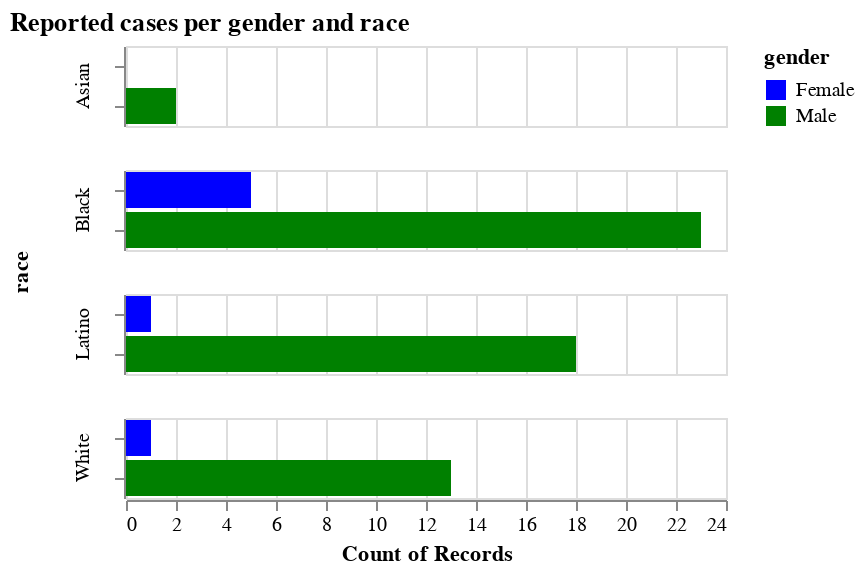

Notebook source saved alongside this figure:
### Code cell
source = data.la_riots()


alt.Chart(source).mark_bar().encode(
    x='count():N',
    y=alt.Y('gender:N', axis = alt.Axis(title='', labels=False)),
    color=alt.Color('gender',
                   scale=alt.Scale(
            domain=["Female", "Male"],
            range=['blue', 'green'])),
    row='race:O'
).properties(title = 'Reported cases per gender and race')

### Figure 1 — Vega-Lite specification as saved in the notebook (floating-point values rounded to 4 significant figures)
{"config": {"view": {"continuousWidth": 300, "continuousHeight": 300}}, "data": {"name": "data-57bb146fb828e9764ff2cfa645d3f11a"}, "mark": {"type": "bar"}, "encoding": {"color": {"field": "gender", "scale": {"domain": ["Female", "Male"], "range": ["blue", "green"]}, "type": "nominal"}, "row": {"field": "race", "type": "ordinal"}, "x": {"aggregate": "count", "type": "nominal"}, "y": {"axis": {"labels": false, "title": ""}, "field": "gender", "type": "nominal"}}, "title": "Reported cases per gender and race", "$schema": "https://vega.github.io/schema/vega-lite/v5.8.0.json", "datasets": {"data-57bb146fb828e9764ff2cfa645d3f11a": [{"first_name": "Cesar A.", "last_name": "Aguilar", "age": 18.0, "gender": "Male", "race": "Latino", "death_date": "1992-04-30T00:00:00", "address": "2009 W. 6th St.", "neighborhood": "Westlake", "type": "Officer-involved shooting", "longitude": -118.3, "latitude": 34.06}, {"first_name": "George", "last_name": "Alvarez", "age": 42.0, "gender": "Male", "race": "Latino", "death_date": "1992-05-01T00:00:00", "address": "Main & College streets", "neighborhood": "Chinatown", "type": "Not riot-related", "longitude": -118.2, "latitude": 34.06}, {"first_name": "Wilson", "last_name": "Alvarez", "age": 40.0, "gender": "Male", "race": "Latino", "death_date": "1992-05-23T00:00:00", "address": "3100 Rosecrans Ave.", "neighborhood": "Hawthorne", "type": "Homicide", "longitude": -118.3, "latitude": 33.9}, {"first_name": "Brian E.", "last_name": "Andrew", "age": 30.0, "gender": "Male", "race": "Black", "death_date": "1992-04-30T00:00:00", "address": "Rosecrans & Chester avenues", "neighborhood": "Compton", "type": "Officer-involved shooting", "longitude": -118.2, "latitude": 33.9}, {"first_name": "Vivian", "last_name": "Austin", "age": 87.0, "gender": "Female", "race": "Black", "death_date": "1992-05-03T00:00:00", "address": "1600 W. 60th St.", "neighborhood": "Harvard Park", "type": "Death", "longitude": -118.3, "latitude": 33.99}, {"first_name": "Franklin", "last_name": "Benavidez", "age": 27.0, "gender": "Male", "race": "Latino", "death_date": "1992-04-30T00:00:00", "address": "4404 S. Western Ave.", "neighborhood": "Vermont Square", "type": "Officer-involved shooting", "longitude": -118.3, "latitude": 34.0}, {"first_name": "Carol", "last_name": "Benson", "age": 42.0, "gender": "Female", "race": "Black", "death_date": "1992-05-02T00:00:00", "address": "Harbor Freeway near Slauson Avenue", "neighborhood": "South Park", "type": "Death", "longitude": -118.3, "latitude": 33.99}, {"first_name": "Patrick", "last_name": "Bettan", "age": 30.0, "gender": "Male", "race": "White", "death_date": "1992-04-30T00:00:00", "address": "2740 W. Olympic Blvd.", "neighborhood": "Koreatown", "type": "Homicide", "longitude": -118.3, "latitude": 34.05}, {"first_name": "Hector", "last_name": "Castro", "age": 49.0, "gender": "Male", "race": "Latino", "death_date": "1992-04-30T00:00:00", "address": "Vermont & Leeward avenues", "neighborhood": "Koreatown", "type": "Homicide", "longitude": -118.3, "latitude": 34.06}, {"first_name": "Jerel L.", "last_name": "Channell", "age": 26.0, "gender": "Male", "race": "Black", "death_date": "1992-04-30T00:00:00", "address": "Santa Monica Boulevard & Seward Street", "neighborhood": "Hollywood", "type": "Death", "longitude": -118.3, "latitude": 34.09}, {"first_name": "Gregory", "last_name": "Davis Jr.", "age": 15.0, "gender": "Male", "race": "Black", "death_date": "1992-04-30T00:00:00", "address": "Vermont Avenue & 43rd Street", "neighborhood": "Vermont Square", "type": "Homicide", "longitude": -118.3, "latitude": 34.01}, {"first_name": "John", "last_name": "Doe #80", "age": null, "gender": "Male", "race": "White", "death_date": "1992-05-02T00:00:00", "address": "5800 block of South Vermont Avenue", "neighborhood": "Vermont-Slauson", "type": "Homicide", "longitude": -118.3, "latitude": 33.99}, {"first_name": "Harry", "last_name": "Doller", "age": 56.0, "gender": "Male", "race": "White", "death_date": "1992-05-01T00:00:00", "address": "3500 block of Winslow Drive", "neighborhood": "Silver Lake", "type": "Not riot-related", "longitude": -118.3, "latitude": 34.09}, {"first_name": "Kevin J.", "last_name": "Edwards", "age": 35.0, "gender": "Male", "race": "Black", "death_date": "1992-04-30T00:00:00", "address": "614 S. Locust Ave.", "neighborhood": "Compton", "type": "Not riot-related", "longitude": -118.2, "latitude": 33.89}, {"first_name": "Howard", "last_name": "Epstein", "age": 45.0, "gender": "Male", "race": "White", "death_date": "1992-04-30T00:00:00", "address": "Slauson & 7th avenues", "neighborhood": "Hyde Park", "type": "Homicide", "longitude": -118.3, "latitude": 33.99}, {"first_name": "Juana", "last_name": "Espinosa", "age": 65.0, "gender": "Female", "race": "Latino", "death_date": "1992-05-02T00:00:00", "address": "7608 S. Compton Ave.", "neighborhood": "Compton", "type": "Homicide", "longitude": -118.2, "latitude": 33.92}, {"first_name": "Kevin A.", "last_name": "Evanahen", "age": 24.0, "gender": "Male", "race": "White", "death_date": "1992-05-01T00:00:00", "address": "Braddock Drive & Inglewood Boulevard", "neighborhood": "Del Rey", "type": "Homicide", "longitude": -118.4, "latitude": 33.99}, {"first_name": "Jose L.", "last_name": "Garcia", "age": 15.0, "gender": "Male", "race": "Latino", "death_date": "1992-04-30T00:00:00", "address": "1005 S. Fresno St.", "neighborhood": "Boyle Heights", "type": "Not riot-related", "longitude": -118.2, "latitude": 34.03}, {"first_name": "Mark", "last_name": "Garcia", "age": 15.0, "gender": "Male", "race": "Latino", "death_date": "1992-04-30T00:00:00", "address": "10700 block of Burin Avenue", "neighborhood": "Lennox", "type": "Officer-involved shooting", "longitude": -118.4, "latitude": 33.94}, {"first_name": "Elias", "last_name": "Garcia Rivera", "age": 32.0, "gender": "Male", "race": "Latino", "death_date": "1992-12-16T00:00:00", "address": "12834 Vanowen St.", "neighborhood": "Valley Glen", "type": "Homicide", "longitude": -118.4, "latitude": 34.19}, {"first_name": "Andreas", "last_name": "Garnica", "age": 36.0, "gender": "Male", "race": "Latino", "death_date": "1992-04-30T00:00:00", "address": "2034 W. Pico Blvd.", "neighborhood": "Pico-Union", "type": "Not riot-related", "longitude": -118.3, "latitude": 34.05}, {"first_name": "Meeker", "last_name": "Gibson", "age": 35.0, "gender": "Male", "race": "Black", "death_date": "1992-05-01T00:00:00", "address": "Holt & Loranne avenues", "neighborhood": "Pomona", "type": "Homicide", "longitude": -117.7, "latitude": 34.06}, {"first_name": "Matthew D.", "last_name": "Haines", "age": 32.0, "gender": "Male", "race": "White", "death_date": "1992-04-30T00:00:00", "address": "Lemon Avenue & Pacific Coast Highway", "neighborhood": "Long Beach", "type": "Homicide", "longitude": -118.2, "latitude": 33.79}, {"first_name": "Jimmie", "last_name": "Harris", "age": 38.0, "gender": "Male", "race": "Black", "death_date": "1992-04-29T00:00:00", "address": "Avalon Boulevard & Slauson Avenue", "neighborhood": "South Park", "type": "Death", "longitude": -118.3, "latitude": 33.99}, {"first_name": "DeAndre", "last_name": "Harrison", "age": 17.0, "gender": "Male", "race": "Black", "death_date": "1992-04-30T00:00:00", "address": "Central Avenue & 112th Street", "neighborhood": "Green Meadows", "type": "Officer-involved shooting", "longitude": -118.3, "latitude": 33.93}, {"first_name": "Paul D.", "last_name": "Horace", "age": 38.0, "gender": "Male", "race": "Black", "death_date": "1992-05-01T00:00:00", "address": "1439 E. Walnut", "neighborhood": "Central-Alameda", "type": "Homicide", "longitude": -118.2, "latitude": 34.02}, {"first_name": "Betty", "last_name": "Jackson", "age": 56.0, "gender": "Female", "race": "Black", "death_date": "1992-05-01T00:00:00", "address": "Main & 51st streets", "neighborhood": "South Park", "type": "Death", "longitude": -118.3, "latitude": 34.0}, {"first_name": "Dennis Ray", "last_name": "Jackson", "age": 38.0, "gender": "Male", "race": "Black", "death_date": "1992-04-30T00:00:00", "address": "11322 Alvaro St.", "neighborhood": "Watts", "type": "Officer-involved shooting", "longitude": -118.3, "latitude": 33.93}, {"first_name": "Tranh", "last_name": "Lam", "age": 25.0, "gender": "Male", "race": "Asian", "death_date": "1992-04-30T00:00:00", "address": "Willowbrook Avenue & Alondra Boulevard", "neighborhood": "Compton", "type": "Homicide", "longitude": -118.2, "latitude": 33.89}, {"first_name": "Edward Song", "last_name": "Lee", "age": 18.0, "gender": "Male", "race": "Asian", "death_date": "1992-04-30T00:00:00", "address": "Hobart Boulevard & 3rd Street", "neighborhood": "Koreatown", "type": "Homicide", "longitude": -118.3, "latitude": 34.07}, {"first_name": "Frank D.", "last_name": "Lopez", "age": 36.0, "gender": "Male", "race": "Latino", "death_date": "1992-04-30T00:00:00", "address": "16th Street & Central Avenue", "neighborhood": "Downtown", "type": "Homicide", "longitude": -118.2, "latitude": 34.03}, {"first_name": "Darnell R.", "last_name": "Mallory", "age": 18.0, "gender": "Male", "race": "Black", "death_date": "1992-04-30T00:00:00", "address": "Santa Monica Boulevard & Seward Street", "neighborhood": "Hollywood", "type": "Death", "longitude": -118.3, "latitude": 34.09}, {"first_name": "Lucie R.", "last_name": "Maronian", "age": 51.0, "gender": "Female", "race": "White", "death_date": "1992-05-01T00:00:00", "address": "1800 block of East New York Drive", "neighborhood": "Altadena", "type": "Homicide", "longitude": -118.1, "latitude": 34.18}, {"first_name": "Howard Eugene", "last_name": "Martin", "age": 22.0, "gender": "Male", "race": "Black", "death_date": "1992-05-03T00:00:00", "address": "near North Los Robles Avenue & Claremont Street", "neighborhood": "Pasadena", "type": "Officer-involved shooting", "longitude": -118.1, "latitude": 34.17}, {"first_name": "Ira F.", "last_name": "McCurry", "age": 45.0, "gender": "Male", "race": "White", "death_date": "1992-04-30T00:00:00", "address": "Avalon Boulevard & 102nd Street", "neighborhood": "Green Meadows", "type": "Homicide", "longitude": -118.3, "latitude": 33.94}, {"first_name": "Alfred V.", "last_name": "Miller", "age": 32.0, "gender": "Male", "race": "Black", "death_date": "1992-05-01T00:00:00", "address": "Florence Avenue & Cimarron Street", "neighborhood": "Chesterfield Square", "type": "Homicide", "longitude": -118.3, "latitude": 33.97}, {"first_name": "Arturo C.", "last_name": "Miranda", "age": 23.0, "gender": "Male", "race": "Latino", "death_date": "1992-04-29T00:00:00", "address": "120th Street & Central Avenue", "neighborhood": "Green Meadows", "type": "Homicide", "longitude": -118.3, "latitude": 33.92}, {"first_name": "Suzanne R.", "last_name": "Morgan", "age": 24.0, "gender": "Female", "race": "Black", "death_date": "1992-05-01T00:00:00", "address": "2137 E. 115th St.", "neighborhood": "Watts", "type": "Not riot-related", "longitude": -118.2, "latitude": 33.93}, {"first_name": "Nissar", "last_name": "Mustafa", "age": 20.0, "gender": "Male", "race": "White", "death_date": "1992-08-12T00:00:00", "address": "1601 S. Western Ave.", "neighborhood": "Harvard Heights", "type": "Homicide", "longitude": -118.3, "latitude": 34.04}, {"first_name": "Ernest", "last_name": "Neal Jr.", "age": 27.0, "gender": "Male", "race": "Black", "death_date": "1992-04-30T00:00:00", "address": "Western Avenue & 92nd Street", "neighborhood": "Gramercy Park", "type": "Homicide", "longitude": -118.3, "latitude": 33.95}, {"first_name": "Anthony", "last_name": "Netherly", "age": 21.0, "gender": "Male", "race": "Black", "death_date": "1992-04-30T00:00:00", "address": "San Pedro & 78th streets", "neighborhood": "Florence", "type": "Homicide", "longitude": -118.3, "latitude": 33.97}, {"first_name": "Charles W.", "last_name": "Orebo", "age": 21.0, "gender": "Male", "race": "Black", "death_date": "1992-05-01T00:00:00", "address": "Florence Avenue & Flower Street", "neighborhood": "Florence", "type": "Officer-involved shooting", "longitude": -118.3, "latitude": 33.97}, {"first_name": "Juanita", "last_name": "Pettaway", "age": 37.0, "gender": "Female", "race": "Black", "death_date": "1992-04-30T00:00:00", "address": "Santa Monica Boulevard & Seward Street", "neighborhood": "Hollywood", "type": "Death", "longitude": -118.3, "latitude": 34.09}, {"first_name": "Juan A.", "last_name": "Pineda", "age": 20.0, "gender": "Male", "race": "Latino", "death_date": "1992-04-30T00:00:00", "address": "4028 Santa Monica Blvd.", "neighborhood": "Silver Lake", "type": "Homicide", "longitude": -118.3, "latitude": 34.09}, {"first_name": "Hugo G.", "last_name": "Ramirez", "age": 23.0, "gender": "Male", "race": "Latino", "death_date": "1992-05-03T00:00:00", "address": "12732 Bess St.", "neighborhood": "Baldwin Park", "type": "Not riot-related", "longitude": -118.0, "latitude": 34.07}, {"first_name": "Aaron", "last_name": "Ratinoff", "age": 68.0, "gender": "Male", "race": "White", "death_date": "1992-05-01T00:00:00", "address": "11690 Gateway Blvd.", "neighborhood": "Sawtelle", "type": "Homicide", "longitude": -118.4, "latitude": 34.03}, {"first_name": "Victor R.", "last_name": "Rivas", "age": 26.0, "gender": "Male", "race": "Latino", "death_date": "1992-05-03T00:00:00", "address": "Pico Boulevard & Vermont Avenue", "neighborhood": "Pico-Union", "type": "Officer-involved shooting", "longitude": -118.3, "latitude": 34.05}, {"first_name": "William", "last_name": "Ross", "age": 33.0, "gender": "Male", "race": "White", "death_date": "1992-05-01T00:00:00", "address": "2882 W. 9th St.", "neighborhood": "Koreatown", "type": "Homicide", "longitude": -118.3, "latitude": 34.06}, {"first_name": "Juan V.", "last_name": "Salgado", "age": 20.0, "gender": "Male", "race": "Latino", "death_date": "1992-05-20T00:00:00", "address": "3100 block of South Main Street", "neighborhood": "Historic South-Central", "type": "Homicide", "longitude": -118.3, "latitude": 34.02}, {"first_name": "Imad", "last_name": "Sharaf", "age": 31.0, "gender": "Male", "race": "Black", "death_date": "1992-05-03T00:00:00", "address": "San Diego Freeway & San Fernando Mission Boulevard", "neighborhood": "Mission Hills", "type": "Not riot-related", "longitude": -118.5, "latitude": 34.27}, {"first_name": "Jose", "last_name": "Solorzano", "age": 25.0, "gender": "Male", "race": "Latino", "death_date": "1992-05-01T00:00:00", "address": "Vermont Avenue & Santa Monica Boulevard", "neighborhood": "East Hollywood", "type": "Homicide", "longitude": -118.3, "latitude": 34.09}, {"first_name": "George A.", "last_name": "Sosa", "age": 20.0, "gender": "Male", "race": "Latino", "death_date": "1992-04-30T00:00:00", "address": "2600 block of Florence Avenue", "neighborhood": "Huntington Park", "type": "Homicide", "longitude": -118.2, "latitude": 33.97}, {"first_name": "Anthony J.", "last_name": "Taylor", "age": 31.0, "gender": "Male", "race": "Black", "death_date": "1992-04-30T00:00:00", "address": "11322 Alvaro St.", "neighborhood": "Watts", "type": "Officer-involved shooting", "longitude": -118.3, "latitude": 33.93}, {"first_name": "Dwight", "last_name": "Taylor", "age": 42.0, "gender": "Male", "race": "Black", "death_date": "1992-04-29T00:00:00", "address": "4365 S. Vermont Ave.", "neighborhood": "Vermont Square", "type": "Homicide", "longitude": -118.3, "latitude": 34.0}, {"first_name": "James L.", "last_name": "Taylor", "age": 26.0, "gender": "Male", "race": "Black", "death_date": "1992-04-30T00:00:00", "address": "5213 Sunset Blvd.", "neighborhood": "East Hollywood", "type": "Homicide", "longitude": -118.3, "latitude": 34.1}, {"first_name": "Wallace", "last_name": "Tope", "age": 54.0, "gender": "Male", "race": "White", "death_date": "1993-11-24T00:00:00", "address": "5510 W. Sunset Blvd.", "neighborhood": "Hollywood", "type": "Homicide", "longitude": -118.3, "latitude": 34.1}, {"first_name": "Edward Anthony", "last_name": "Travens", "age": 15.0, "gender": "Male", "race": "White", "death_date": "1992-04-29T00:00:00", "address": "San Fernando Road & San Fernando Mission Boulevard", "neighborhood": "San Fernando", "type": "Not riot-related", "longitude": -118.4, "latitude": 34.28}, {"first_name": "Eduardo C.", "last_name": "Vela", "age": 33.0, "gender": "Male", "race": "Latino", "death_date": "1992-04-29T00:00:00", "address": "5100 block of West Slauson Avenue", "neighborhood": "Ladera Heights", "type": "Homicide", "longitude": -118.4, "latitude": 33.99}, {"first_name": "Fredrick", "last_name": "Ward", "age": 20.0, "gender": "Male", "race": "Black", "death_date": "1992-05-02T00:00:00", "address": "11932 Cometa Ave.", "neighborhood": "Pacoima", "type": "Homicide", "longitude": -118.4, "latitude": 34.29}, {"first_name": "Louis A.", "last_name": "Watson", "age": 18.0, "gender": "Male", "race": "Black", "death_date": "1992-04-29T00:00:00", "address": "4365 S. Vermont Ave.", "neighborhood": "Vermont Square", "type": "Homicide", "longitude": -118.3, "latitude": 34.01}, {"first_name": "Elbert O.", "last_name": "Wilkins", "age": 33.0, "gender": "Male", "race": "Black", "death_date": "1992-04-30T00:00:00", "address": "Western Avenue & 92nd Street", "neighborhood": "Gramercy Park", "type": "Homicide", "longitude": -118.3, "latitude": 33.95}, {"first_name": "John H.", "last_name": "Willers", "age": 37.0, "gender": "Male", "race": "White", "death_date": "1992-04-29T00:00:00", "address": "10621 Sepulveda Blvd.", "neighborhood": "Mission Hills", "type": "Homicide", "longitude": -118.5, "latitude": 34.26}, {"first_name": "Willie Bernard", "last_name": "Williams", "age": 29.0, "gender": "Male", "race": "Black", "death_date": "1992-04-29T00:00:00", "address": "Gage & Western avenues", "neighborhood": "Chesterfield Square", "type": "Death", "longitude": -118.3, "latitude": 33.98}]}}
